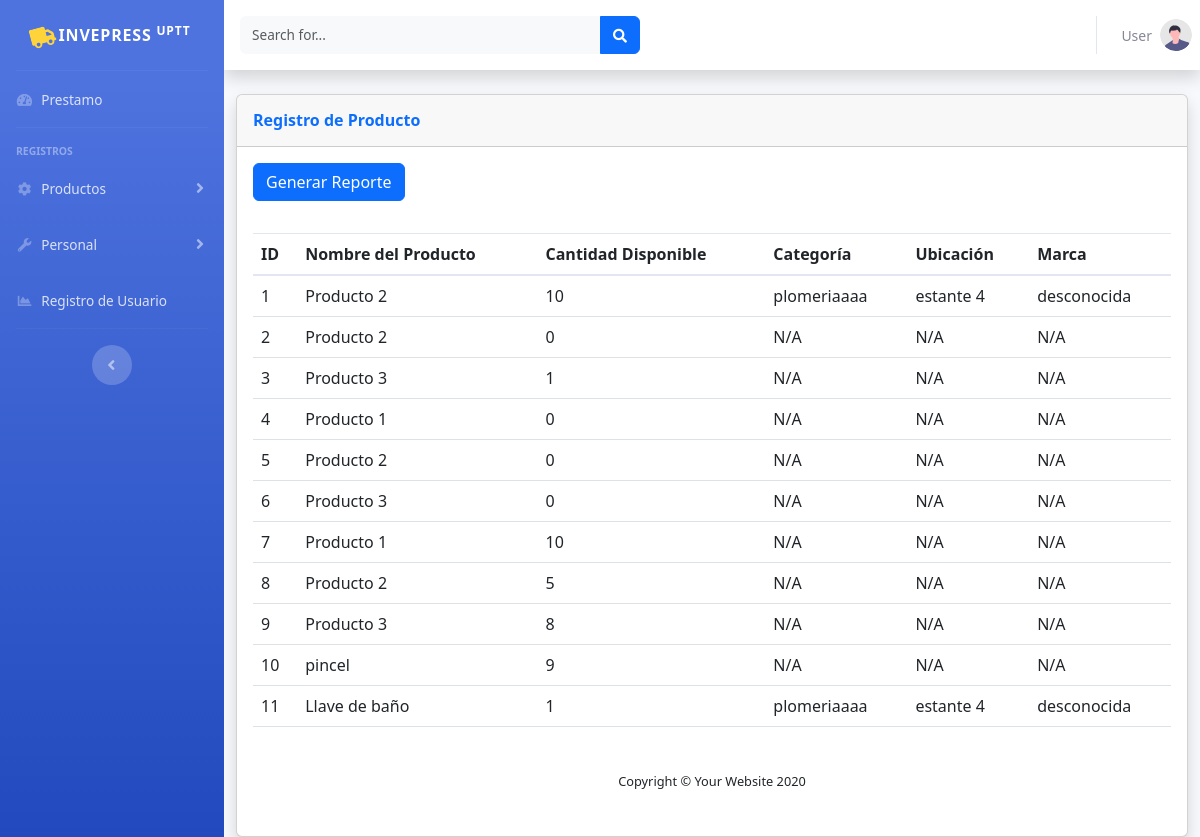
Page /Producto/ver_producto.php on the committed database.
### tables this page shows
CREATE TABLE `productos` (
  `id` int(11) NOT NULL,
  `nombre` varchar(255) NOT NULL,
  `cantidad` int(11) NOT NULL,
  `cantidad_disponible` int(11) NOT NULL,
  `categoria_id` int(11) DEFAULT NULL,
  `ubicacion_id` int(11) DEFAULT NULL,
  `marca_id` int(11) DEFAULT NULL
);

CREATE TABLE `categorias` (
  `id` int(11) NOT NULL,
  `nombre` varchar(50) NOT NULL
);

CREATE TABLE `ubicaciones` (
  `id` int(11) NOT NULL,
  `nombre` varchar(50) NOT NULL
);

CREATE TABLE `marcas` (
  `id` int(11) NOT NULL,
  `nombre` varchar(50) NOT NULL
);

### Producto/ver_producto.php (the view, shortened to what this page needs)
<?php
include '../db.php';
?>
<!DOCTYPE html>
<html lang="es">
<head>
    <link rel="stylesheet" href="https://cdn.jsdelivr.net/npm/bootstrap@5.3.0/dist/css/bootstrap.min.css">
</head>
<body>
<div class="container-fluid mt-3">
            <div class="card shadow ">
                        <div class="card-header py-3">
                            <h6 class="m-0 font-weight-bold text-primary">Registro de Producto</h6>
                        </div>
                        <div class="card-body py-3">
                        <form action="reporte.php" method="post">
        <button type="submit" class="btn btn-primary">Generar Reporte</button>
    </form>
                        </div>
                        <div class="card-body">
                            <div class="table-responsive">
    <table class="table">
        <thead>
        <tr>
            <th>ID</th>
            <th>Nombre del Producto</th>
            <th>Cantidad Disponible</th>
            <th>Categoría</th>
            <th>Ubicación</th>
            <th>Marca</th>
        </tr>
        </thead>
        <tbody>
        <?php
        $result = $conn->query("SELECT * FROM productos");
        while ($row = $result->fetch_assoc()) {
            echo "<tr>";
            echo "<td>" . $row['id'] . "</td>";
            echo "<td>" . $row['nombre'] . "</td>";
            echo "<td>" . $row['cantidad_disponible'] . "</td>";
            if (!empty($row['categoria_id'])) {
                $categoria_result = $conn->query("SELECT nombre FROM categorias WHERE id = " . $row['categoria_id']);
                $categoria_nombre = $categoria_result->fetch_assoc()['nombre'];
            } else {
                $categoria_nombre = "N/A";
            }
            if (!empty($row['ubicacion_id'])) {
                $ubicacion_result = $conn->query("SELECT nombre FROM ubicaciones WHERE id = " . $row['ubicacion_id']);
                $ubicacion_nombre = $ubicacion_result->fetch_assoc()['nombre'];
            } else {
                $ubicacion_nombre = "N/A";
            }
            if (!empty($row['marca_id'])) {
                $marca_result = $conn->query("SELECT nombre FROM marcas WHERE id = " . $row['marca_id']);
                $marca_nombre = $marca_result->fetch_assoc()['nombre'];
            } else {
                $marca_nombre = "N/A";
            }
            echo "<td>" . $categoria_nombre . "</td>";
            echo "<td>" . $ubicacion_nombre . "</td>";
            echo "<td>" . $marca_nombre . "</td>";
            echo "</tr>";
        }
        ?>
        </tbody>
    </table>
</div>
<footer class="sticky-footer bg-white">
    <div class="container my-auto">
        <div class="copyright text-center my-auto">
            <span>Copyright &copy; Your Website 2020</span>
        </div>
    </div>
</footer>
</div>
</div>
</body>
</html>

### rows in the picture
productos: id "1", nombre "Producto 2", cantidad_disponible "10", categoria.nombre "plomeriaaaa", ubicacion.nombre "estante 4", marca.nombre "desconocida"
productos: id "2", nombre "Producto 2", cantidad_disponible "0", categoria "N/A", ubicacion "N/A", marca "N/A"
productos: id "3", nombre "Producto 3", cantidad_disponible "1", categoria "N/A", ubicacion "N/A", marca "N/A"
productos: id "4", nombre "Producto 1", cantidad_disponible "0", categoria "N/A", ubicacion "N/A", marca "N/A"
productos: id "5", nombre "Producto 2", cantidad_disponible "0", categoria "N/A", ubicacion "N/A", marca "N/A"
productos: id "6", nombre "Producto 3", cantidad_disponible "0", categoria "N/A", ubicacion "N/A", marca "N/A"
productos: id "7", nombre "Producto 1", cantidad_disponible "10", categoria "N/A", ubicacion "N/A", marca "N/A"
productos: id "8", nombre "Producto 2", cantidad_disponible "5", categoria "N/A", ubicacion "N/A", marca "N/A"
productos: id "9", nombre "Producto 3", cantidad_disponible "8", categoria "N/A", ubicacion "N/A", marca "N/A"
productos: id "10", nombre "pincel", cantidad_disponible "9", categoria "N/A", ubicacion "N/A", marca "N/A"
productos: id "11", nombre "Llave de baño", cantidad_disponible "1", categoria.nombre "plomeriaaaa", ubicacion.nombre "estante 4", marca.nombre "desconocida"
